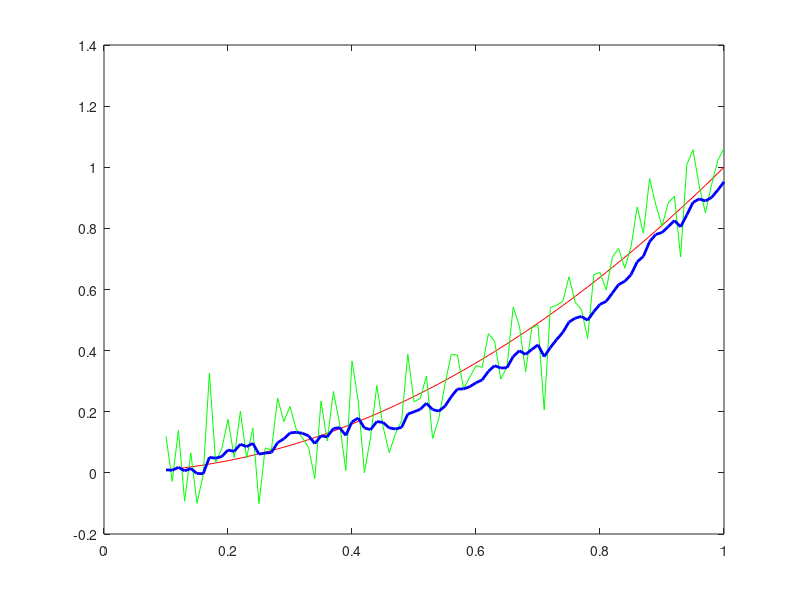

Write MATLAB code to recreate this figure.
%卡尔曼滤波
%X(K) = F*X(K-1)+Q
%Y(K) = H*X(K)+R

%生成一段时间t
t=0.1:0.01:1;
L=length(t);
%生成真实信号x，以及观测y
%首次初始化
x=zeros(1,L);
y=x;
for i=1:L
    x(i)=t(i)^2;
    y(i)=x(i)+normrnd(0,0.1);
    y(i)=x(i)+normrnd(0,0.1);
end
%生成信号完成

%滤波算法

%观测方程Y(K)=X(K)+R R~N(0,1)
%预测方程
%模型一，
%X(K)=X(K-1)+Q
%Y(K)=X(K)+R
%Q~N(0,1)
F1 = 1;
H1 = 1;
Q1 = 0.1;
R1 = 1;
%初始化X(k)+
Xplus1=zeros(1,L);

%设置一个初始值，假设Xplus1(1)~N(0.01, 0.01^2)
Xplus(1)=1;
Pplus1=0.01^2;
%%%%卡尔曼滤波
%X(K)minus=F*X(K-1)plus
%P(K)minus=F*P(K-1)plus*F'+Q
%K=P(K)minus*H'*inv(H*P(K)minus*H'+R)
%X(K)plus=X(K)minus+K(y(k)-H*X(K)minus)
%P(K)plus=(1-K*H)*P(K)minus

for i = 2:L
    %%%预测步
    Xminus1=F1*Xplus1(i-1);
    Pminus1=F1*Pplus1*F1'+Q1;
    %%%更新步
    K1=(Pminus1*H1')/(H1*Pminus1*H1'+R1);
    Xplus1(i)=Xminus1+K1*(y(i)-H1*Xminus1);
    Pplus1=(1-K1*H1)*Pminus1;
end

%plot(t,x,'r',t,y,'g',t,Xplus1,'b','LineWidth',2);
    
%模型二，
%X(K)=X(K-1)+X'(K-1)*dt+X''(K-1)*dt^2*(1/2!)+Q2
%Y(K)=X(K)+R R~N(0,1)
%Q~N(0,1)
%此时状态变量X=[X(K) X'(K) X''(K)]T(列向量)
%F = 1  dt  0.5dt^2
%    0, 1   dt
%    0, 0,  1
%H=[1, 0, 0]
%Q = Q2, 0, 0
%    0, Q3, 0
%    0, 0, Q4
dt=t(2)-t(1);
F2 = [1,dt,0.5*dt^2;0,1,dt;0,0,1];
H2 = [1, 0, 0];
Q2 = [0.2, 0, 0;0, 0.1, 0;0, 0, 0.01];
R2 = 5;

Xplus2=zeros(3, L);
Xplus2(1,1)=0.1^2;
Xplus2(2,1)=0;
Xplus2(3,1)=0;
Pplus2=[0.01, 0, 0;0, 0.01, 0; 0, 0, 0.001];

for i=2:L
    Xminus2=F2*Xplus2(:,i-1);
    Pminus2=F2*Pplus2*F2'+Q2;
    
    K2=(Pminus2*H2')/(H2*Pminus2*H2'+R2);
    Xplus2(:,i)=Xminus2+K2*(y(i)-H2*Xminus2);
    Pplus2=(eye(3)-K2*H2)*Pminus2;
end

plot(t,x,'r',t,y,'g',t,Xplus2(1,:),'b','LineWidth',2);



    
    
    
    
    
    
    
    
    
    
    
    
    
    
    
    
    
    
    
    
    
    
    
    
    
    
    
    
    
    
    
    



 